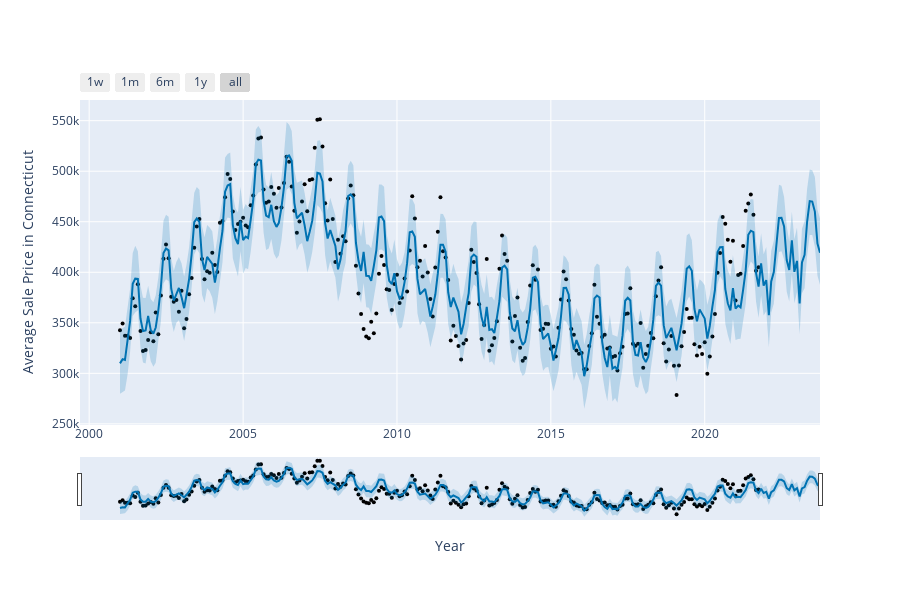

The notebook cell this image was saved under:
### Markdown cell above
## Plotting the final figure using prophet model and forecast data

### Code cell
from prophet.plot import plot_plotly, plot_components_plotly
plot_plotly(m, forecast,xlabel='Year',ylabel='Average Sale Price in '+county_name)

### Figure 1 — Plotly figure (JSON) as saved in the notebook; plotly's stock layout.template omitted (floating-point values rounded to 4 significant figures; data arrays with more than 128 entries replaced by an {"elided": "..."} marker saying what was removed)
{"data": [{"marker": {"color": "black", "size": 4}, "mode": "markers", "name": "Actual", "type": "scatter", "x": {"elided": "250 str values"}, "y": {"elided": "250 float values"}}, {"hoverinfo": "skip", "line": {"width": 0}, "mode": "lines", "type": "scatter", "x": {"elided": "274 str values"}, "y": {"elided": "274 float values"}}, {"fill": "tonexty", "fillcolor": "rgba(0, 114, 178, 0.2)", "line": {"color": "#0072B2", "width": 2}, "mode": "lines", "name": "Predicted", "type": "scatter", "x": {"elided": "274 str values"}, "y": {"elided": "274 float values"}}, {"fill": "tonexty", "fillcolor": "rgba(0, 114, 178, 0.2)", "hoverinfo": "skip", "line": {"width": 0}, "mode": "lines", "type": "scatter", "x": {"elided": "274 str values"}, "y": {"elided": "274 float values"}}], "layout": {"height": 600, "showlegend": false, "width": 900, "xaxis": {"rangeselector": {"buttons": [{"count": 7, "label": "1w", "step": "day", "stepmode": "backward"}, {"count": 1, "label": "1m", "step": "month", "stepmode": "backward"}, {"count": 6, "label": "6m", "step": "month", "stepmode": "backward"}, {"count": 1, "label": "1y", "step": "year", "stepmode": "backward"}, {"step": "all"}]}, "rangeslider": {"visible": true}, "title": {"text": "Year"}, "type": "date"}, "yaxis": {"title": {"text": "Average Sale Price in Connecticut"}}}}
